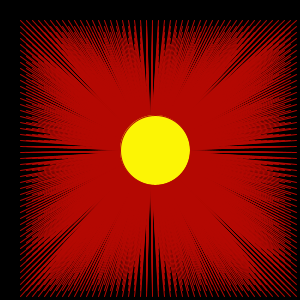
Frame 1 (no input)
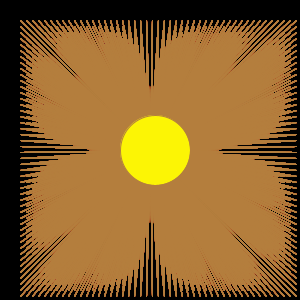
Frame 60 (the mouse pressed at the canvas centre just before this capture)
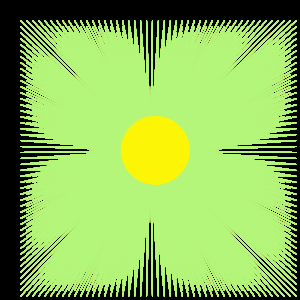
Frame 120 (the mouse held since frame 60 and released just before this capture)

The Processing sketch that drew these frames (run headless with seeded random() and noise(); from frame 60 on, the mouse is pressed at the canvas centre):

// Processing sketch: processing_70353
// ── processing_70353.pde

//Stephanie Wong mods:14-15 fun and animations
//STPrograms.webs.com
int c=1;
int cc=7;
void setup()
{
  size(300,300);
  noFill();
  background(0);
  frameRate(200);
}
void draw()
{
  stroke(180,1+cc,1+c);
  strokeWeight(1);
  c=c+1;
  cc=cc+2;
  int x=20;
while(x<300)
{
  int y=20;
  while(y < 300)
  {
    line(x,y,150,150);
    y=y+6;
  }
  x=x+6;
}
  fill(252,245,5);
  ellipse(155,150,70,70);
}
